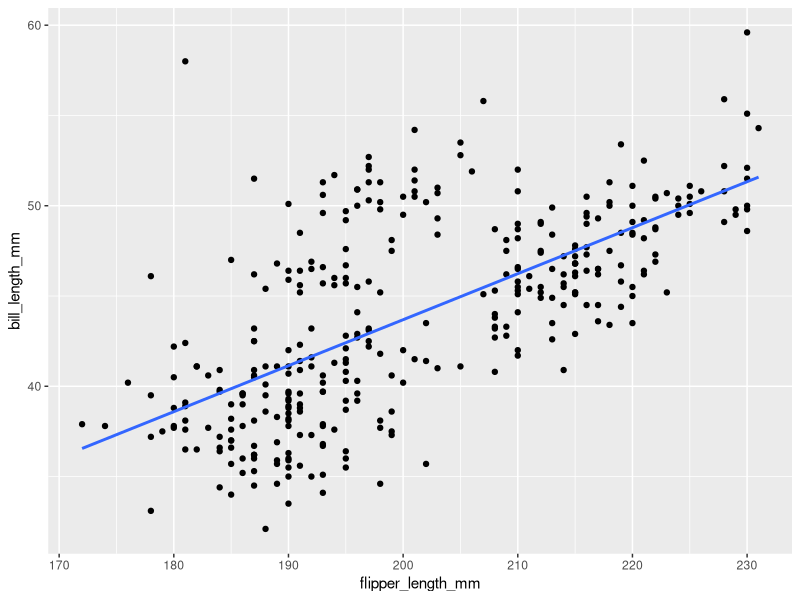
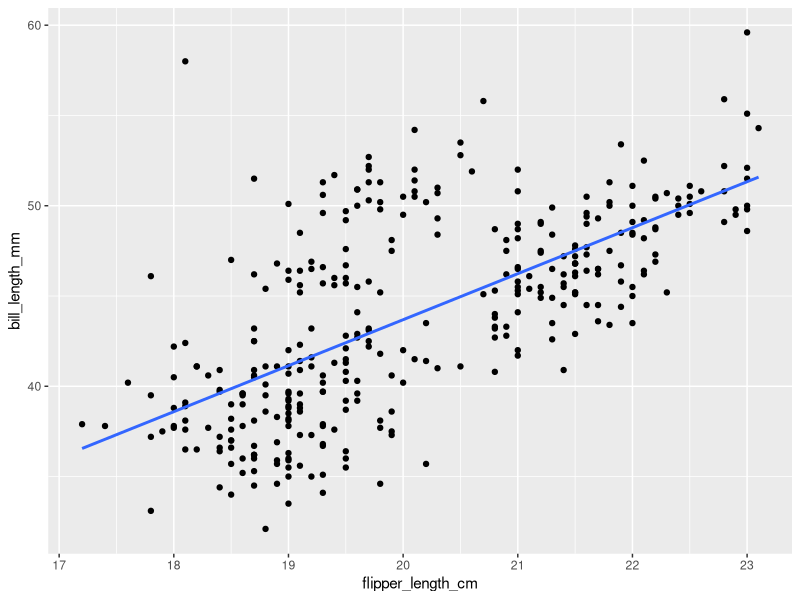
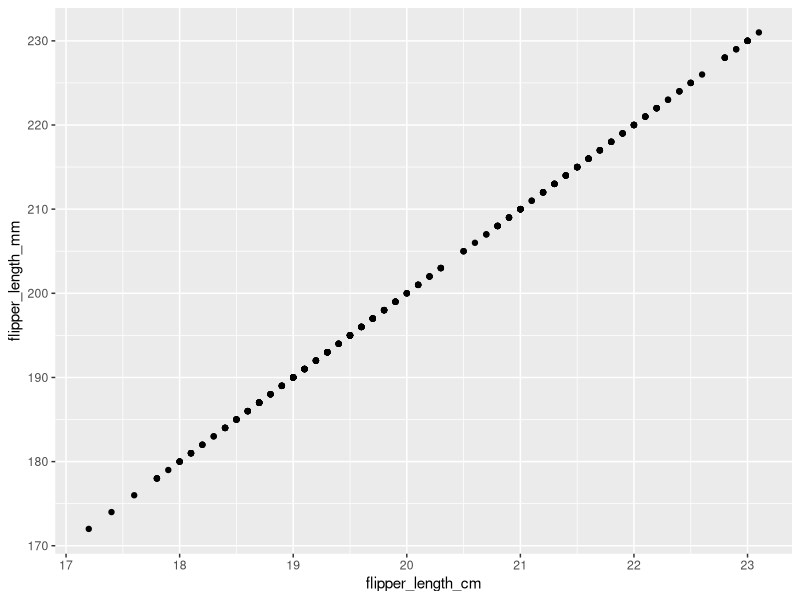
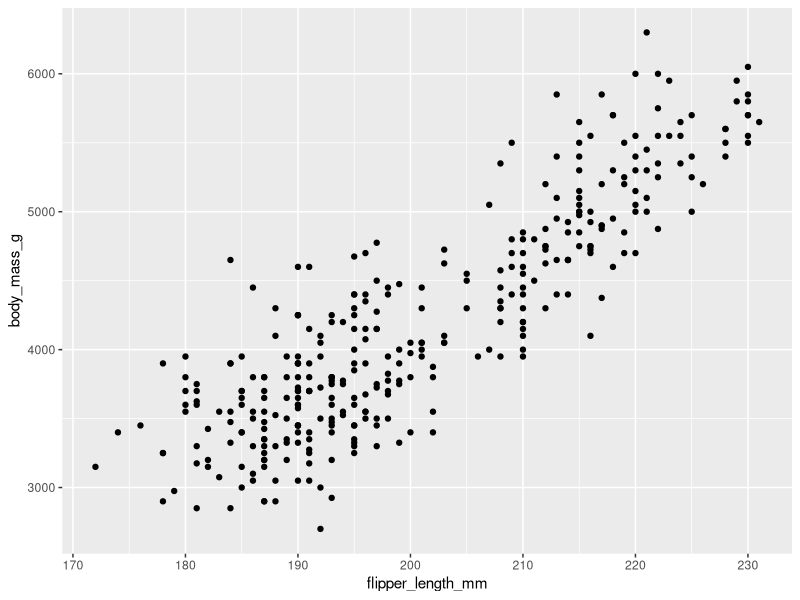

Generate these figures, in order, with R:
## ---- chunk 1
# Load packages
library(ggplot2)
library(dplyr)

# Load data
library(palmerpenguins)
data(penguins)
## ---- chunk 2
penguins <- penguins %>% 
    mutate(flipper_length_cm = flipper_length_mm / 10)
## ---- chunk 3
penguin_model_1 <- lm(bill_length_mm ~ flipper_length_mm, penguins)
penguin_model_2 <- lm(bill_length_mm ~ flipper_length_cm, penguins)
penguin_model_3 <- lm(bill_length_mm ~ flipper_length_mm + flipper_length_cm, penguins)
penguin_model_4 <- lm(bill_length_mm ~ body_mass_g, penguins)
penguin_model_5 <- lm(bill_length_mm ~ flipper_length_mm + body_mass_g, penguins)
## ---- chunk 4

## ---- chunk 5

## ---- chunk 6
# For illustration purposes only, take a sample of 10 penguins.
# We'll discuss this code later in the course!
set.seed(155)
penguins_small <- sample_n(penguins, size = 10) %>%
  mutate(flipper_length_mm = jitter(flipper_length_mm))
## ---- chunk 7
# A model with one predictor (flipper_length_mm)
poly_mod_1 <- lm(bill_length_mm ~ flipper_length_mm, penguins_small)

# A model with two predictors (flipper_length_mm and flipper_length_mm^2)
poly_mod_2 <- lm(bill_length_mm ~ poly(flipper_length_mm, 2), penguins_small)

# A model with nine predictors (flipper_length_mm, flipper_length_mm^2, ... on up to flipper_length_mm^9)
poly_mod_9 <- lm(bill_length_mm ~ poly(flipper_length_mm, 9), penguins_small)
## ---- chunk 8
example_1 <- lm(bill_length_mm ~ species, penguins)
example_2 <- lm(bill_length_mm ~ species + island, penguins)
## ---- chunk 9
ggplot(penguins, aes(y = bill_length_mm, x = flipper_length_mm)) + 
    geom_point() +
    geom_smooth(method = "lm", se = FALSE)

ggplot(penguins, aes(y = bill_length_mm, x = flipper_length_cm)) + 
    geom_point() +
    geom_smooth(method = "lm", se = FALSE)
## ---- chunk 10
summary(penguin_model_1)$r.squared
summary(penguin_model_2)$r.squared
summary(penguin_model_3)$r.squared
## ---- chunk 11
ggplot(penguins, aes(x = flipper_length_cm, y = flipper_length_mm)) +
    geom_point()
## ---- chunk 12
ggplot(penguins, aes(x = flipper_length_mm, y = body_mass_g)) +
    geom_point()
## ---- chunk 13
example_1 <- lm(bill_length_mm ~ species, penguins)
example_2 <- lm(bill_length_mm ~ species + island, penguins)

summary(example_1)
summary(example_2)
